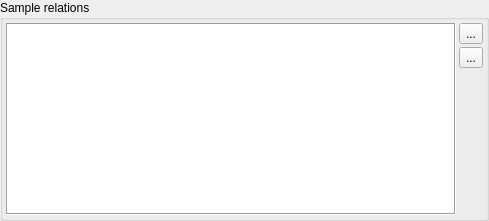
        <widget class="QGroupBox" name="groupBox_4">
         <property name="title">
          <string>Sample relations</string>
         </property>
         <property name="flat">
          <bool>true</bool>
         </property>
         <layout class="QHBoxLayout" name="horizontalLayout_4">
          <property name="spacing">
           <number>3</number>
          </property>
          <property name="leftMargin">
           <number>3</number>
          </property>
          <property name="topMargin">
           <number>3</number>
          </property>
          <property name="rightMargin">
           <number>3</number>
          </property>
          <property name="bottomMargin">
           <number>3</number>
          </property>
          <item>
           <widget class="DBTableWidget" name="sample_relations">
            <property name="sizePolicy">
             <sizepolicy hsizetype="Expanding" vsizetype="Preferred">
              <horstretch>0</horstretch>
              <verstretch>0</verstretch>
             </sizepolicy>
            </property>
            <property name="minimumSize">
             <size>
              <width>450</width>
              <height>50</height>
             </size>
            </property>
            <property name="maximumSize">
             <size>
              <width>16777215</width>
              <height>16777215</height>
             </size>
            </property>
            <property name="frameShape">
             <enum>QFrame::Box</enum>
            </property>
            <property name="selectionMode">
             <enum>QAbstractItemView::SingleSelection</enum>
            </property>
           </widget>
          </item>
          <item>
           <layout class="QVBoxLayout" name="verticalLayout_3" stretch="0,0,0">
            <property name="spacing">
             <number>3</number>
            </property>
            <item>
             <widget class="QToolButton" name="relation_add_btn">
              <property name="toolTip">
               <string>Add sample relation.</string>
              </property>
              <property name="text">
               <string>...</string>
              </property>
              <property name="icon">
               <iconset resource="GSvar.qrc">
                <normaloff>:/Icons/Add.png</normaloff>:/Icons/Add.png</iconset>
              </property>
             </widget>
            </item>
            <item>
             <widget class="QToolButton" name="relation_delete_btn">
              <property name="toolTip">
               <string>Remove selected sample relation.</string>
              </property>
              <property name="text">
               <string>...</string>
              </property>
              <property name="icon">
               <iconset resource="GSvar.qrc">
                <normaloff>:/Icons/Remove.png</normaloff>:/Icons/Remove.png</iconset>
              </property>
             </widget>
            </item>
            <item>
             <spacer name="verticalSpacer_6">
              <property name="orientation">
               <enum>Qt::Vertical</enum>
              </property>
              <property name="sizeHint" stdset="0">
               <size>
                <width>5</width>
                <height>5</height>
               </size>
              </property>
             </spacer>
            </item>
           </layout>
          </item>
         </layout>
        </widget>
